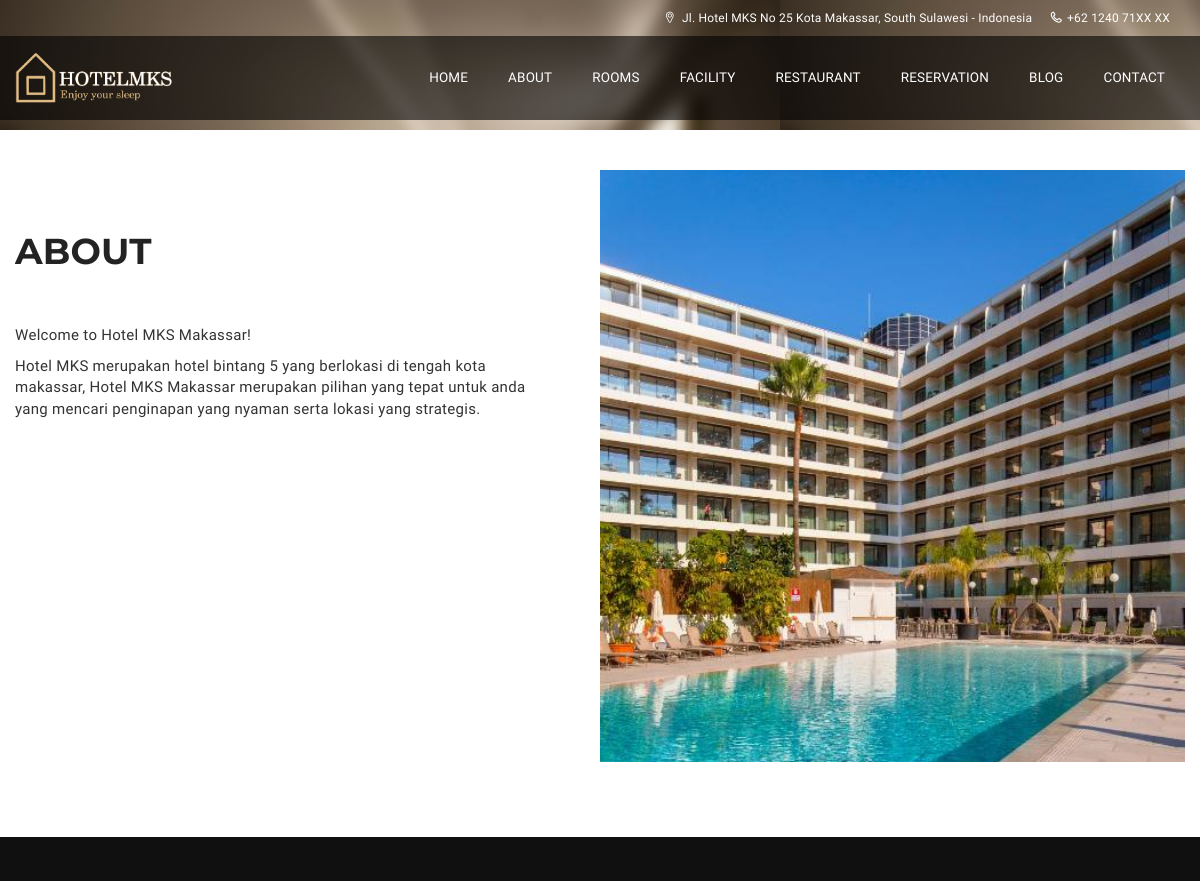
The app's page /index.php/about with its own data.
### tables this page shows
CREATE TABLE `kontak` (
  `kd_kontak` int(11) NOT NULL,
  `des` text NOT NULL,
  `alamat` text NOT NULL,
  `telp` text NOT NULL,
  `email` text NOT NULL
);

CREATE TABLE `overview` (
  `kd_over` int(11) NOT NULL,
  `head` varchar(200) NOT NULL,
  `des` text NOT NULL,
  `gambar` text NOT NULL
);

### application/controllers/About.php (called while the page is built, shortened)
<?php
class About extends CI_Controller{
	function __construct(){
		$this->load->model('M_facility','m_favility');
		$this->load->model('M_pengunjung','m_pengunjung');
	}
	function index(){
		$this->load->view('frontend/about_view');
	}
}

### index.php (called while the page is built, shortened)
<?php
require_once BASEPATH.'core/CodeIgniter.php';

### application/views/frontend/about_view.php (the view, shortened to what this page needs)
<!DOCTYPE html>
<html lang="en">
<head>
    <link rel="stylesheet" type="text/css" href="<?php echo base_url().'theme/css/lib/font-awesome.min.css'?>">
    <link rel="stylesheet" type="text/css" href="<?php echo base_url().'theme/css/lib/font-lotusicon.css'?>">
    <link rel="stylesheet" type="text/css" href="<?php echo base_url().'theme/css/lib/bootstrap.min.css'?>">
    <link rel="stylesheet" type="text/css" href="<?php echo base_url().'theme/css/lib/owl.carousel.css'?>">
    <link rel="stylesheet" type="text/css" href="<?php echo base_url().'theme/css/lib/jquery-ui.min.css'?>">
    <link rel="stylesheet" type="text/css" href="<?php echo base_url().'theme/css/lib/magnific-popup.css'?>">
    <link rel="stylesheet" type="text/css" href="<?php echo base_url().'theme/css/lib/settings.css'?>">
    <link rel="stylesheet" type="text/css" href="<?php echo base_url().'theme/css/lib/bootstrap-select.min.css'?>">
    <link rel="stylesheet" type="text/css" href="<?php echo base_url().'theme/css/helper.css'?>">
    <link rel="stylesheet" type="text/css" href="<?php echo base_url().'theme/css/custom.css'?>">
    <link rel="stylesheet" type="text/css" href="<?php echo base_url().'theme/css/responsive.css'?>">
    <link rel="stylesheet" type="text/css" href="<?php echo base_url().'theme/css/style.css'?>">
</head>
<body>
    <div id="page-wrap">
        <header id="header" class="header-v2">
           <?php $this->load->view('frontend/headertop');?>
        </header>
        <section class="section-sub-banner bg-9">
            <div class="sub-banner">
                <div class="container">
                    <div class="text text-center">
                    </div>
                </div>
            </div>
        </section>
        <section class="section-about">
            <div class="container">
                <div class="about">
                    <div class="about-item about-right">
                        <?php
								$sqf=$this->db->query("SELECT * from overview");
								foreach($sqf->result() as $row):
						?>
                        <div class="img">
                            <img src="<?php echo base_url().'assets/images/'.$row->gambar;?>" alt="">
                        </div>
                        <div class="text">
                            <h2 class="heading"> <?php echo $row->head;?></h2>
                            <div class="desc">
                                <p> <?php echo $row->des?></p>
                            </div>
							<?php endforeach; ?>
                        </div>
                    </div>
                </div>
            </div>
        </section>
    </div>
</body>
</html>

### application/views/frontend/headertop.php
<div class="header_top">
             <div class="container">
                 <div class="header_left float-right">
		<?php
			$sql=$this->db->query("SELECT * from kontak");
			$header=$sql->row_array();
		?>
                     <span><i class="lotus-icon-location"></i> <?php echo $header['alamat']?></span>
                     <span><i class="lotus-icon-phone"></i><?php echo $header['telp']?></span>
                 </div>
             </div>
         </div>

### records on screen
kontak: alamat "Jl. Hotel MKS No 25 Kota Makassar, South Sulawesi - Indonesia", telp "+62 1240 71XX XX"
overview: gambar (picture), head "ABOUT", des "Welcome to Hotel MKS Makassar! Hotel MKS merupakan hotel bintang 5 yang berlokasi di tengah kota makassar, Hotel MKS Makassar merupakan pilihan yang tepat untuk anda yang mencari penginapan yang nyaman serta lokasi yang strategis."
